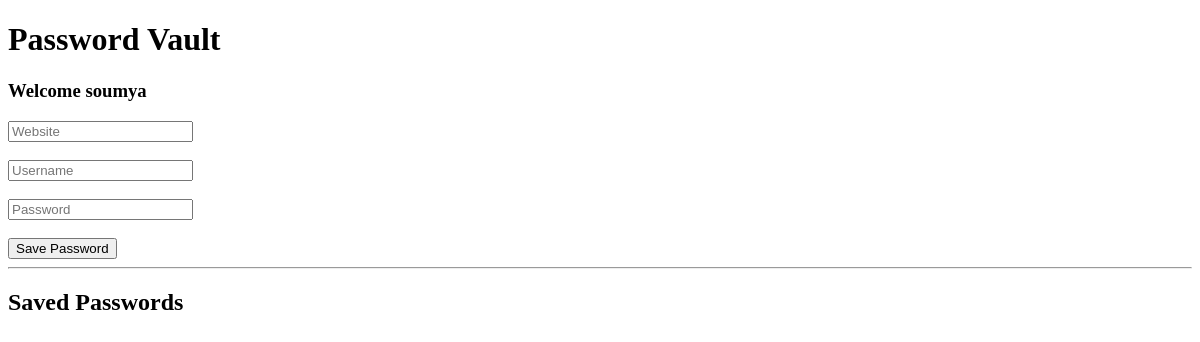
/vault (signed in), run on an earlier commit of the app's database.
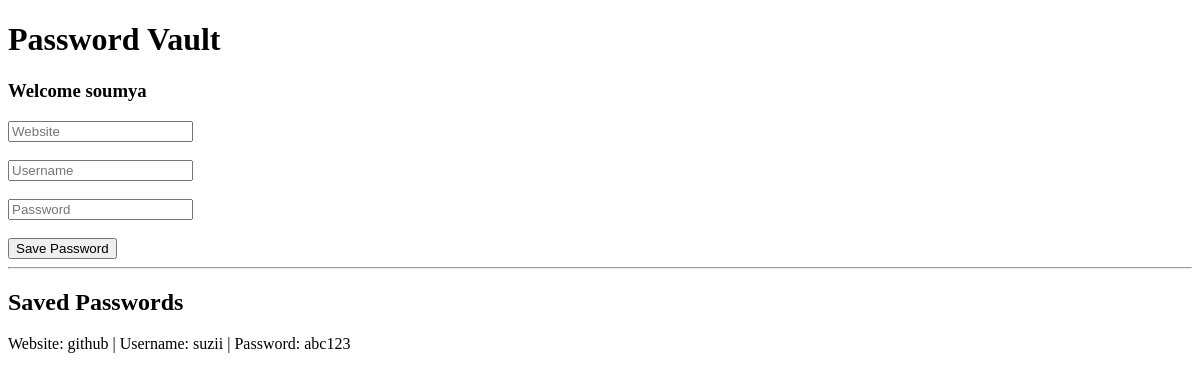
And on a later commit of the database.
### tables this page shows
CREATE TABLE passwords(
    id INTEGER PRIMARY KEY AUTOINCREMENT,
    user_id INTEGER,
    website TEXT NOT NULL,
    username TEXT NOT NULL,
    password TEXT NOT NULL
);

### app.py (the view, shortened to what this page needs)
@app.route("/vault", methods=["GET", "POST"])
def vault():
    if "user_id" not in session:
        return redirect("/login")
    conn = sqlite3.connect("users.db")
    cursor = conn.cursor()
    cursor.execute(
        """
        SELECT * FROM passwords
        WHERE user_id = ?
        """,
        (session["user_id"],)
    )
    passwords = cursor.fetchall()
    conn.close()
    return render_template(
        "vault.html",
        username=session["username"],
        passwords=passwords
    )

### templates/vault.html (shortened to what this page needs)
<!DOCTYPE html>
<html lang="en">
<head>
</head>
<body>
    <h1>Password Vault</h1>
    <h3>Welcome {{ username }}</h3>
    <form method="POST">
        <input
            type="text"
            name="website"
            placeholder="Website"
            required
        >
        <br><br>
        <input
            type="text"
            name="vault_username"
            placeholder="Username"
            required
        >
        <br><br>
        <input
            type="text"
            name="vault_password"
            placeholder="Password"
            required
        >
        <br><br>
        <button type="submit">
            Save Password
        </button>
    </form>
    <hr>
    <h2>Saved Passwords</h2>
    {% for password in passwords %}
        <p>
            Website: {{ password[2] }}
            |
            Username: {{ password[3] }}
            |
            Password: {{ password[4] }}
        </p>
    {% endfor %}
</body>
</html>

What changed in the data, as far as the page shows it:
added passwords: website "github", username "suzii", password "abc123"
